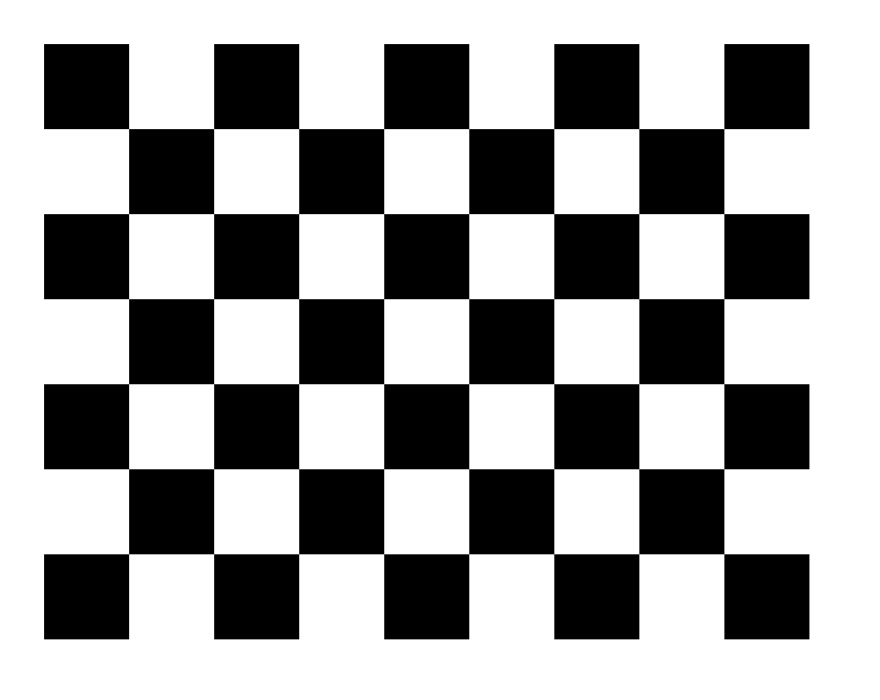
#> input picture Computer_vision/harris_corners_lab/chess.png, 4400 x 3500 px (shown at 1/5 size)
$ jupyter execute harris_lab.ipynb
#> lines starting #> are read from the running program, lines starting #| are printed output that depends on the picture; after the words box and inside, x2 and y2 are one past the last pixel; in counts of white or black regions, pixels touching at a corner belong together
[cell 1]
import cv2
import numpy as np
from matplotlib import pyplot as plt
import glob
import time

[cell 2]
img = cv2.imread('chess.png')
#> img is the input picture: shape (3500, 4400, 3); min 0, max 255, mean 159.2
gray = cv2.cvtColor(img,cv2.COLOR_BGR2GRAY)

plt.figure(figsize=(20,10))
plt.imshow(gray, cmap='gray');
img.shape
#> Out = (3500, 4400, 3)

[cell 3]
tic=time.time()
count=1
for image in glob.glob('00*'):
    img = cv2.imread(image)
    gray = cv2.cvtColor(img,cv2.COLOR_BGR2GRAY)
    gray = np.float32(gray)
    dst = cv2.cornerHarris(gray,2,3,0.04)
    img[dst>.01*dst.max()]=[0,0,255]
    plt.figure(figsize=(20,10))
    plt.imshow(img, cmap='gray');
    plt.imsave("out00{}.png".format(count),img)
    count+=1

print("time taken for the 6 images = ", time.time()-tic," s")

[cell 4]
tic=time.time()

imgs = cv2.imread("chess.png")
img = cv2.resize(imgs, (440,350), interpolation = cv2.INTER_LINEAR)
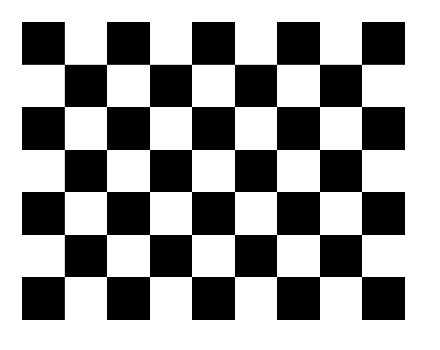
#> img: shape (350, 440, 3); min 0, max 255, mean 158.7
gray = cv2.cvtColor(img,cv2.COLOR_BGR2GRAY)
#> gray: shape (350, 440)
gray = np.float32(gray)
dst = cv2.cornerHarris(gray,4,5,0.04)
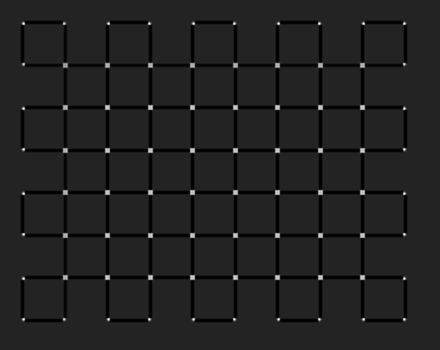
#> dst: shape (350, 440) float32; min -4.23e+09, max 2.61e+10, mean -262047152; drawn with min black and max white
dst = cv2.dilate(dst,None)
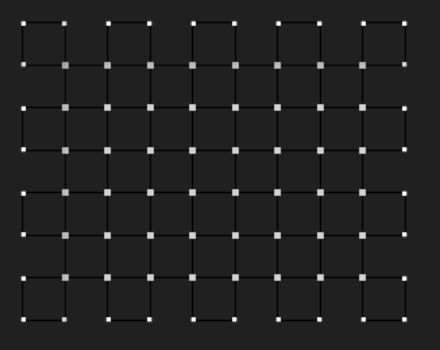
#> dst: shape (350, 440) float32; min -3.82e+09, max 2.61e+10, mean 205146464; drawn with min black and max white
img[dst>0.04*dst.max()]=[0,0,255]
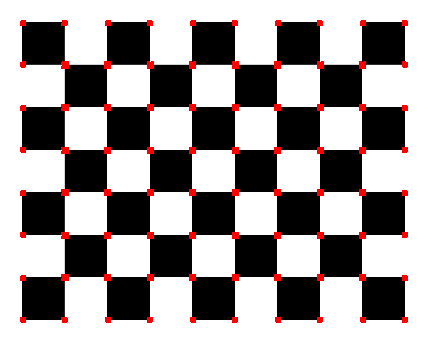
#> img: shape (350, 440, 3); 2.32% of pixels changed, all inside (x1, y1, x2, y2) = (20, 20, 408, 323)
plt.figure(figsize=(20,10))
plt.imshow(img, cmap='gray');
plt.imsave("chessout.png",img)

print("time taken for chess image = ", time.time()-tic," s")

[cell 5]
def nothing(x):
    pass

cv2.namedWindow('Output')

cv2.createTrackbar('blockSize', 'Output', 4,100, nothing)
cv2.createTrackbar('ksize', 'Output', 4,100, nothing)
cv2.createTrackbar('k', 'Output', 4, 100, nothing)
cv2.createTrackbar('th', 'Output', 4, 100, nothing)

imgs = cv2.imread("chess.png")
img = cv2.resize(imgs, (440,350), interpolation = cv2.INTER_LINEAR)


while 1:
    out = img.copy()
    gray = cv2.cvtColor(out,cv2.COLOR_BGR2GRAY)
    gray = np.float32(gray)

    blockSize = cv2.getTrackbarPos('blockSize', 'Output')
    ksize = cv2.getTrackbarPos('ksize', 'Output')
    k = cv2.getTrackbarPos('k', 'Output')
    th = cv2.getTrackbarPos('th', 'Output')
    if(ksize%2==0):
        ksize+=1
    dst = cv2.cornerHarris(gray,blockSize,ksize,k/100)
    dst = cv2.dilate(dst,None)

    out[dst>(th/100)*dst.max()]=[255,0,0]
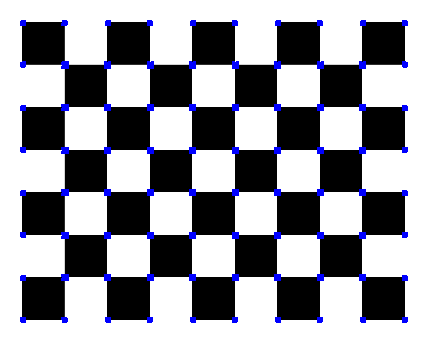
#> out: shape (350, 440, 3); 2.32% of pixels changed, all inside (x1, y1, x2, y2) = (20, 20, 408, 323)

    cv2.imshow('Output',out);
    k = cv2.waitKey(1)
#> (key Esc is pressed here)
    if k == 27:
        plt.imsave("chessout.png",out)
        break

cv2.destroyAllWindows()
